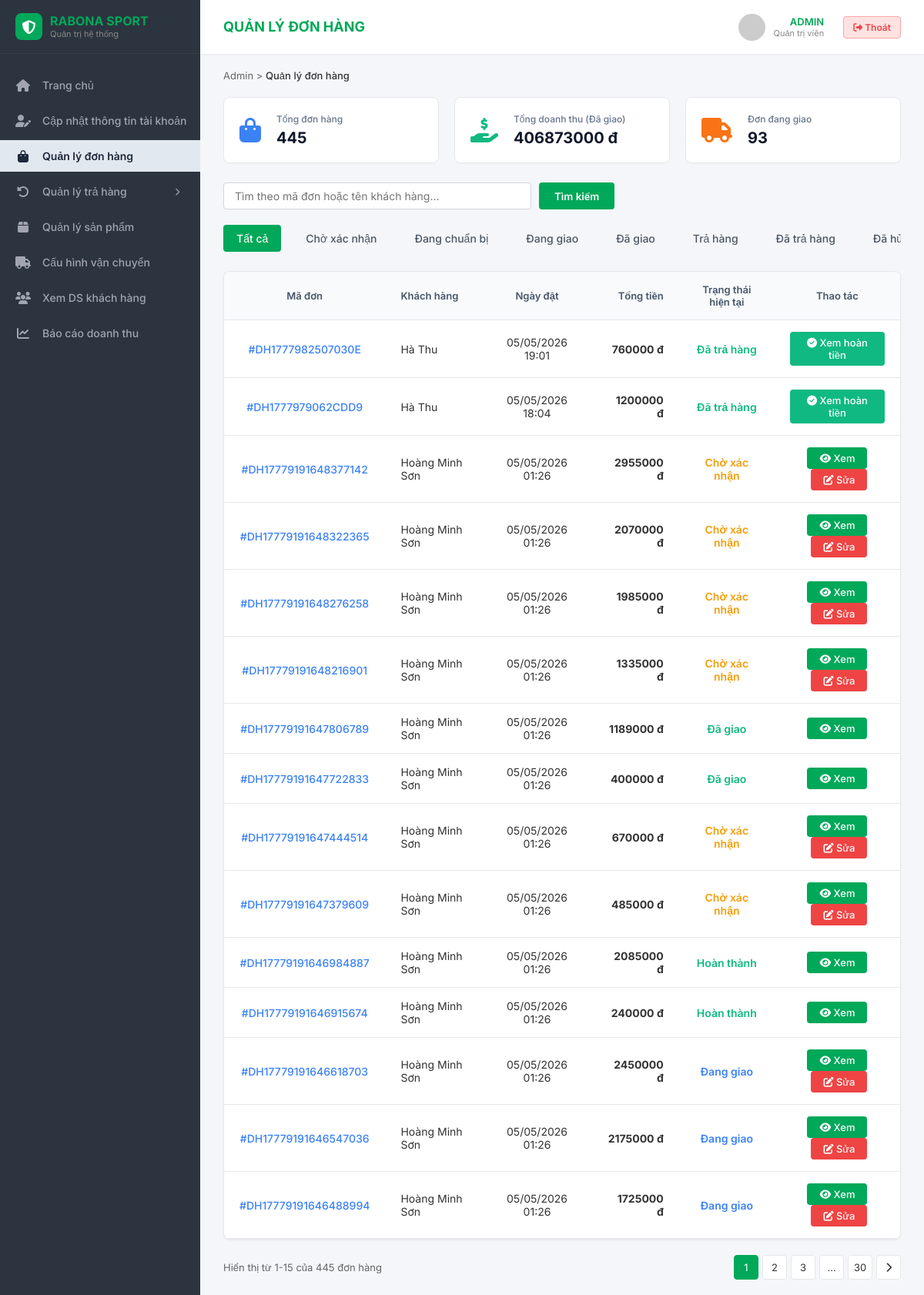
The page /admin-panel/don-hang/ (signed in) on the database its author committed.
### store/models.py (models this page shows, shortened)
class Order(models.Model):
    STATUS_CHOICES = [
        ('pending',    'Chờ xác nhận'),
        ('confirmed',  'Đã xác nhận'),
        ('shipping',   'Đang vận chuyển'),
        ('delivered',  'Đã giao hàng'),
        ('completed',  'Hoàn thành'),
        ('cancelled',  'Đã hủy'),
        ('returning',  'Yêu cầu trả hàng'),
        ('returned',   'Đã trả hàng'),
    ]
    PAYMENT_CHOICES = [
        ('cod',  'Thanh toán khi nhận hàng (COD)'),
        ('bank', 'Chuyển khoản ngân hàng'),
    ]
    SHIPPING_CHOICES = [
        ('standard', 'Tiêu chuẩn 2-5 ngày'),
        ('express',  'Nhanh 1-2 ngày'),
    ]
    user             = models.ForeignKey(User, on_delete=models.SET_NULL, null=True, related_name='orders')
    order_code       = models.CharField(max_length=20, unique=True, verbose_name='Mã đơn hàng')
    status           = models.CharField(max_length=20, choices=STATUS_CHOICES, default='pending', verbose_name='Trạng thái')
    recipient_name   = models.CharField(max_length=150, verbose_name='Người nhận')
    recipient_phone  = models.CharField(max_length=15, verbose_name='SĐT người nhận')
    shipping_address = models.CharField(max_length=255, verbose_name='Địa chỉ giao hàng')
    shipping_city    = models.CharField(max_length=100, verbose_name='Tỉnh / Thành phố')
    shipping_method  = models.CharField(max_length=20, choices=SHIPPING_CHOICES, default='standard', verbose_name='Phương thức vận chuyển')
    payment_method   = models.CharField(max_length=20, choices=PAYMENT_CHOICES, default='cod', verbose_name='Phương thức thanh toán')
    payment_proof    = models.ImageField(upload_to='payment_proofs/', blank=True, null=True, verbose_name='Biên lai chuyển khoản')
    subtotal         = models.DecimalField(max_digits=12, decimal_places=0, default=0, verbose_name='Tổng tiền hàng')
    discount_amount  = models.DecimalField(max_digits=12, decimal_places=0, default=0, verbose_name='Giảm giá')
    shipping_fee     = models.DecimalField(max_digits=12, decimal_places=0, default=0, verbose_name='Phí vận chuyển')
    total            = models.DecimalField(max_digits=12, decimal_places=0, default=0, verbose_name='Tổng thanh toán')
    note             = models.TextField(blank=True, verbose_name='Ghi chú')
    created_at       = models.DateTimeField(auto_now_add=True)
    updated_at       = models.DateTimeField(auto_now=True)
    class Meta:
        verbose_name = 'Đơn hàng'
        verbose_name_plural = 'Đơn hàng'
        ordering = ['-created_at']

### admin_panel/views.py (the view)
    @login_required(login_url='/login/')
    def wrapper(request, *args, **kwargs):
        if not (request.user.is_staff or request.user.is_superuser):
            return redirect('store:home')
        return view_func(request, *args, **kwargs)

### templates/admin_panel/quan_ly_don_hang.html (shortened to what this page needs)
{% extends 'admin_panel/base_admin.html' %}
{% block page_title %}QUẢN LÝ ĐƠN HÀNG{% endblock %}
{% block breadcrumb %}Admin > <span>Quản lý đơn hàng</span>{% endblock %}
{% block content %}
    <div class="stats-cards">
        <div class="stat-card">
            <i class="fas fa-shopping-bag stat-icon blue"></i>
            <div class="stat-info"><span class="stat-title">Tổng đơn hàng</span><span class="stat-value">{{ tong_don_hang }}</span></div>
        </div>
        <div class="stat-card">
            <i class="fas fa-hand-holding-usd stat-icon green"></i>
            <div class="stat-info"><span class="stat-title">Tổng doanh thu (Đã giao)</span><span class="stat-value">{{ doanh_thu }} đ</span></div>
        </div>
        <div class="stat-card">
            <i class="fas fa-truck stat-icon orange"></i>
            <div class="stat-info"><span class="stat-title">Đơn đang giao</span><span class="stat-value">{{ don_dang_giao }}</span></div>
        </div>
    </div>
    <form method="get" style="margin-bottom: 20px; display: flex; gap: 10px;">
        <input type="text" name="q" value="{{ search }}" placeholder="Tìm theo mã đơn hoặc tên khách hàng..."
               style="padding: 8px 14px; border: 1px solid #d1d5db; border-radius: 4px; font-size: 14px; flex: 1; max-width: 400px;">
        <button type="submit" style="padding: 8px 20px; background: var(--primary-green); color: white; border: none; border-radius: 4px; cursor: pointer; font-weight: 600;">Tìm kiếm</button>
    </form>
    <div class="tabs">
        <a href="?trang_thai=Tat_ca{% if search %}&q={{ search }}{% endif %}" class="tab-item {% if trang_thai_hien_tai == 'Tat_ca' %}active{% endif %}">Tất cả</a>
        <a href="?trang_thai=Chờ xác nhận{% if search %}&q={{ search }}{% endif %}" class="tab-item {% if trang_thai_hien_tai == 'Chờ xác nhận' %}active{% endif %}">Chờ xác nhận</a>
        <a href="?trang_thai=Đang chuẩn bị{% if search %}&q={{ search }}{% endif %}" class="tab-item {% if trang_thai_hien_tai == 'Đang chuẩn bị' %}active{% endif %}">Đang chuẩn bị</a>
        <a href="?trang_thai=Đang giao{% if search %}&q={{ search }}{% endif %}" class="tab-item {% if trang_thai_hien_tai == 'Đang giao' %}active{% endif %}">Đang giao</a>
        <a href="?trang_thai=Đã giao{% if search %}&q={{ search }}{% endif %}" class="tab-item {% if trang_thai_hien_tai == 'Đã giao' %}active{% endif %}">Đã giao</a>
        <a href="?trang_thai=Trả hàng{% if search %}&q={{ search }}{% endif %}" class="tab-item {% if trang_thai_hien_tai == 'Trả hàng' %}active{% endif %}">Trả hàng</a>
        <a href="?trang_thai=Đã trả hàng{% if search %}&q={{ search }}{% endif %}" class="tab-item {% if trang_thai_hien_tai == 'Đã trả hàng' %}active{% endif %}">Đã trả hàng</a>
        <a href="?trang_thai=Đã hủy{% if search %}&q={{ search }}{% endif %}" class="tab-item {% if trang_thai_hien_tai == 'Đã hủy' %}active{% endif %}">Đã hủy</a>
    </div>
    <div class="table-container">
        <table>
            <thead>
                <tr>
                    <th>Mã đơn</th>
                    <th>Khách hàng</th>
                    <th>Ngày đặt</th>
                    <th>Tổng tiền</th>
                    <th>Trạng thái hiện tại</th>
                    <th>Thao tác</th>
                </tr>
            </thead>
            <tbody>
                {% for don in danh_sach_don %}
                <tr>
                    <td><span class="order-id">#{{ don.order_code }}</span></td>
                    <td>{{ don.recipient_name }}</td>
                    <td>{{ don.created_at|date:"d/m/Y H:i" }}</td>
                    <td class="price">{{ don.total }} đ</td>
                    <td>
                        {% if don.status == 'pending' %}<span style="color: #f59e0b; font-weight: 600;">Chờ xác nhận</span>
                        {% elif don.status == 'confirmed' %}<span style="color: #8b5cf6; font-weight: 600;">Đang chuẩn bị</span>
                        {% elif don.status == 'shipping' %}<span style="color: #3b82f6; font-weight: 600;">Đang giao</span>
                        {% elif don.status == 'delivered' %}<span style="color: #10b981; font-weight: 600;">Đã giao</span>
                        {% elif don.status == 'completed' %}<span style="color: #10b981; font-weight: 600;">Hoàn thành</span>
                        {% elif don.status == 'returning' %}<span style="color: #ef4444; font-weight: 600;">Yêu cầu trả hàng</span>
                        {% elif don.status == 'returned' %}<span style="color: #10b981; font-weight: 600;">Đã trả hàng</span>
                        {% elif don.status == 'cancelled' %}<span style="color: #6b7280; font-weight: 600;">Đã hủy</span>
                        {% else %}<span style="color: #6b7280; font-weight: 600;">{{ don.get_status_display }}</span>{% endif %}
                    </td>
                    <td>
                        {% if don.status == 'returning' or don.status == 'returned' %}
                            {% if don.return_request %}
                                {% if don.return_request.status == 'pending' %}
                                    <a href="{% url 'admin_panel:tra_hang' %}?status=pending" class="btn-action" style="background-color: #f59e0b; color: white; text-decoration: none; display: inline-block; padding: 6px 14px;">
                                        <i class="fas fa-external-link-alt"></i> Xử lý yêu cầu
                                    </a>
                                {% elif don.return_request.status == 'rejected' %}
                                    <a href="{% url 'admin_panel:tra_hang' %}?status=rejected" class="btn-action" style="background-color: #ef4444; color: white; text-decoration: none; display: inline-block; padding: 6px 14px;">
                                        <i class="fas fa-external-link-alt"></i> Xem từ chối
                                    </a>
                                {% elif don.return_request.status == 'completed' or don.status == 'returned' %}
                                    <a href="{% url 'admin_panel:cap_nhat_trang_thai_tra' %}?status=completed" class="btn-action" style="background-color: #10b981; color: white; text-decoration: none; display: inline-block; padding: 6px 14px;">
                                        <i class="fas fa-check-circle"></i> Xem hoàn tiền
                                    </a>
                                {% else %}
                                    <a href="{% url 'admin_panel:cap_nhat_trang_thai_tra' %}?status=processing_all" class="btn-action" style="background-color: #3b82f6; color: white; text-decoration: none; display: inline-block; padding: 6px 14px;">
                                        <i class="fas fa-truck-loading"></i> Cập nhật kho
                                    </a>
                                {% endif %}
                            {% endif %}
                        {% else %}
                            <button class="btn-action btn-view" onclick="openModal('modalView_{{ don.order_code }}')" style="background-color: var(--primary-green);"><i class="fas fa-eye"></i> Xem</button>
                            {% if don.status != 'delivered' and don.status != 'completed' and don.status != 'cancelled' %}
                            <button class="btn-action btn-edit" onclick="openModal('modalEdit_{{ don.order_code }}')" style="background-color: #ef4444; margin-left: 5px;"><i class="fas fa-edit"></i> Sửa</button>
                            {% endif %}
                        {% endif %}
                    </td>
                </tr>
                {% empty %}
                <tr><td colspan="{% if trang_thai_hien_tai == 'Trả hàng' %}7{% else %}6{% endif %}" style="text-align: center; padding: 40px; color: #666;">Không có đơn hàng nào khớp với trạng thái này.</td></tr>
                {% endfor %}
            </tbody>
        </table>
    </div>
    {% if danh_sach_don.paginator.count > 0 %}
    <div class="pagination-bar">
        <div>Hiển thị từ {{ danh_sach_don.start_index }}-{{ danh_sach_don.end_index }} của {{ danh_sach_don.paginator.count }} đơn hàng</div>
        <ul class="pagination">
            {% for page_num in custom_page_range %}
                {% if page_num == danh_sach_don.paginator.ELLIPSIS %}
                    <li class="page-item disabled"><span class="page-link">{{ page_num }}</span></li>
                {% elif page_num == danh_sach_don.number %}
                    <li class="page-item active"><a href="#">{{ page_num }}</a></li>
                {% else %}
                    <li class="page-item"><a href="?page={{ page_num }}&trang_thai={{ trang_thai_hien_tai }}&q={{ search }}">{{ page_num }}</a></li>
                {% endif %}
            {% endfor %}
            {% if danh_sach_don.has_next %}
                <li class="page-item"><a href="?page={{ danh_sach_don.next_page_number }}&trang_thai={{ trang_thai_hien_tai }}&q={{ search }}"><i class="fas fa-chevron-right"></i></a></li>
            {% endif %}
        </ul>
    </div>
    {% endif %}
{% endblock %}

### templates/admin_panel/base_admin.html (shortened to what this page needs)
<!DOCTYPE html>
<html lang="vi">
<head>
    <link rel="stylesheet" href="https://cdnjs.cloudflare.com/ajax/libs/font-awesome/6.4.0/css/all.min.css">
</head>
<body>
    <aside class="sidebar">
        <div class="brand">
            <div class="brand-icon"><i class="fas fa-shield-alt" style="color: white;"></i></div>
            <div class="brand-text">
                <span class="title">RABONA SPORT</span>
                <span class="subtitle">Quản trị hệ thống</span>
            </div>
        </div>
        <ul class="menu">
            <li class="menu-item {% if request.resolver_match.url_name == 'dashboard' %}active{% endif %}">
                <a href="{% url 'admin_panel:dashboard' %}" class="menu-link"><i class="fas fa-home"></i> <span class="menu-text">Trang chủ</span></a>
            </li>
            <li class="menu-item {% if request.resolver_match.url_name == 'cap_nhat_tai_khoan' %}active{% endif %}">
                <a href="{% url 'admin_panel:cap_nhat_tai_khoan' %}" class="menu-link">
                    <i class="fas fa-user-edit"></i>
                    <span class="menu-text">Cập nhật thông tin tài khoản</span>
                </a>
            </li>
            <li class="menu-item {% if request.resolver_match.url_name == 'don_hang' %}active{% endif %}">
                <a href="{% url 'admin_panel:don_hang' %}" class="menu-link">
                    <i class="fas fa-shopping-bag"></i> <span class="menu-text">Quản lý đơn hàng</span>
                </a>
            </li>
            <li class="menu-item has-submenu">
                <a href="javascript:void(0)" class="menu-link" onclick="toggleSubmenu(this)">
                    <i class="fas fa-undo-alt"></i> <span class="menu-text">Quản lý trả hàng</span>
                    <i class="fas fa-chevron-right arrow-icon" style="margin-left: auto; font-size: 10px;"></i>
                </a>
            </li>
            <li class="menu-item {% if request.resolver_match.url_name == 'san_pham' %}active{% endif %}">
                <a href="{% url 'admin_panel:san_pham' %}" class="menu-link">
                    <i class="fas fa-box"></i>
                    <span class="menu-text">Quản lý sản phẩm</span>
                </a>
            </li>
            <li class="menu-item {% if request.resolver_match.url_name == 'phi_ship' %}active{% endif %}">
                <a href="{% url 'admin_panel:phi_ship' %}" class="menu-link">
                    <i class="fas fa-truck"></i>
                    <span class="menu-text">Cấu hình vận chuyển</span>
                </a>
            </li>
            <li class="menu-item {% if request.resolver_match.url_name == 'khach_hang' %}active{% endif %}">
                <a href="{% url 'admin_panel:khach_hang' %}" class="menu-link">
                    <i class="fas fa-users"></i>
                    <span class="menu-text">Xem DS khách hàng</span>
                </a>
            </li>
            <li class="menu-item {% if request.resolver_match.url_name == 'doanh_thu' %}active{% endif %}">
                <a href="{% url 'admin_panel:doanh_thu' %}" class="menu-link">
                    <i class="fas fa-chart-line"></i>
                    <span class="menu-text">Báo cáo doanh thu</span>
                </a>
            </li>
        </ul>
    </aside>
    <main class="main-content">
        <header class="topbar">
            <div class="page-header-title">{% block page_title %}TỔNG QUAN HỆ THỐNG{% endblock %}</div>
            <div class="topbar-right">
                <div class="user-profile">
                    <img src="https://ui-avatars.com/api/?name={{ user.username }}&background=f3f4f6&color=333" alt="Admin">
                    <div class="user-info">
                        <span class="name">{{ user.username|upper }}</span>
                        <span class="role">Quản trị viên</span>
                    </div>
                    <form method="post" action="{% url 'logout' %}" style="display:inline;">
                        <button type="submit" class="btn-logout">
                            <i class="fas fa-sign-out-alt"></i> Thoát
                        </button>
                    </form>
                </div>
            </div>
        </header>
        <div class="content-body">
            <div class="breadcrumb">
                {% block breadcrumb %}Admin > <span>Trang chủ</span>{% endblock %}
            </div>
            {% block content %}
            {% endblock %}
        </div>
    </main>
</body>
</html>

### rows shown on the page
Order: order_code "DH1777982507030E", recipient_name "Hà Thu", created_at "05/05/2026 19:01", total "760000", status "Đã trả hàng"
Order: order_code "DH1777979062CDD9", recipient_name "Hà Thu", created_at "05/05/2026 18:04", total "1200000", status "Đã trả hàng"
Order: order_code "DH17779191648377142", recipient_name "Hoàng Minh Sơn", created_at "05/05/2026 01:26", total "2955000", status "Chờ xác nhận"
Order: order_code "DH17779191648322365", recipient_name "Hoàng Minh Sơn", created_at "05/05/2026 01:26", total "2070000", status "Chờ xác nhận"
Order: order_code "DH17779191648276258", recipient_name "Hoàng Minh Sơn", created_at "05/05/2026 01:26", total "1985000", status "Chờ xác nhận"
Order: order_code "DH17779191648216901", recipient_name "Hoàng Minh Sơn", created_at "05/05/2026 01:26", total "1335000", status "Chờ xác nhận"
Order: order_code "DH17779191647806789", recipient_name "Hoàng Minh Sơn", created_at "05/05/2026 01:26", total "1189000", status "Đã giao"
Order: order_code "DH17779191647722833", recipient_name "Hoàng Minh Sơn", created_at "05/05/2026 01:26", total "400000", status "Đã giao"
Order: order_code "DH17779191647444514", recipient_name "Hoàng Minh Sơn", created_at "05/05/2026 01:26", total "670000", status "Chờ xác nhận"
Order: order_code "DH17779191647379609", recipient_name "Hoàng Minh Sơn", created_at "05/05/2026 01:26", total "485000", status "Chờ xác nhận"
Order: order_code "DH17779191646984887", recipient_name "Hoàng Minh Sơn", created_at "05/05/2026 01:26", total "2085000", status "Hoàn thành"
Order: order_code "DH17779191646915674", recipient_name "Hoàng Minh Sơn", created_at "05/05/2026 01:26", total "240000", status "Hoàn thành"
Order: order_code "DH17779191646618703", recipient_name "Hoàng Minh Sơn", created_at "05/05/2026 01:26", total "2450000", status "Đang giao"
Order: order_code "DH17779191646547036", recipient_name "Hoàng Minh Sơn", created_at "05/05/2026 01:26", total "2175000", status "Đang giao"
Order: order_code "DH17779191646488994", recipient_name "Hoàng Minh Sơn", created_at "05/05/2026 01:26", total "1725000", status "Đang giao"

### other values the page prints
{{ user.username|upper }} "ADMIN"
{{ tong_don_hang }} "445"
{{ doanh_thu }} "406873000"
{{ don_dang_giao }} "93"
{{ danh_sach_don.start_index }} "1"
{{ danh_sach_don.end_index }} "15"
{{ danh_sach_don.paginator.count }} "445"
{{ page_num }} "1"
{{ page_num }} "2" "3" "30"
{{ page_num }} "…"
